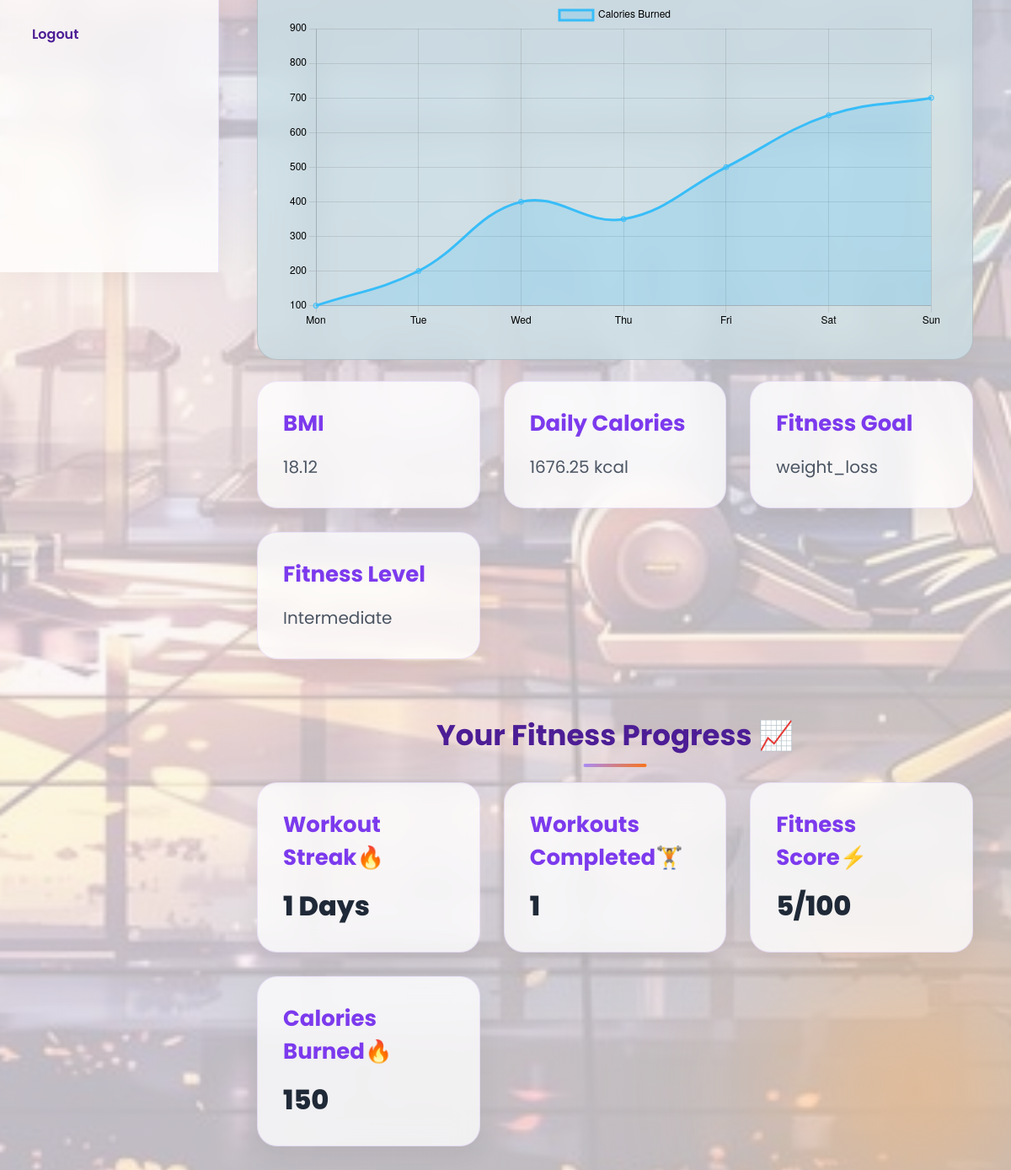
Page /dashboard (signed in, lower part) on the earlier database version.
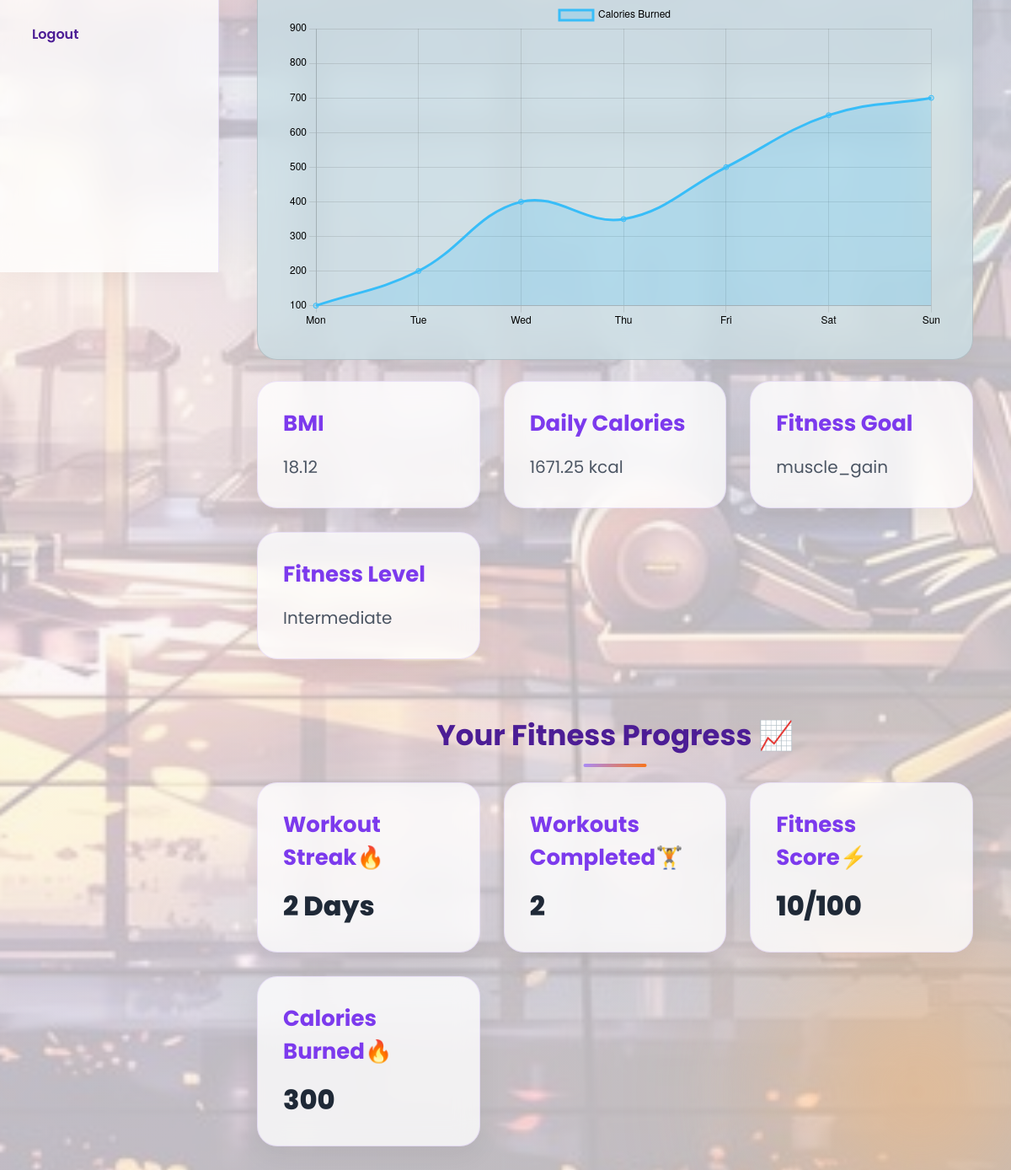
Same page on the later database version.
### models/user_model.py (models this page shows, shortened)
class User(db.Model):
    id = db.Column(db.Integer, primary_key=True)
    name = db.Column(db.String(100), nullable=False)
    age = db.Column(db.Integer, nullable=False)
    height = db.Column(db.Float, nullable=False)
    weight = db.Column(db.Float, nullable=False)
    goal = db.Column(db.String(100), nullable=False)
    level = db.Column(db.String(100), nullable=False)
    email = db.Column(db.String(100), unique=True, nullable=False)
    password = db.Column(db.String(100), nullable=False)
    profile_pic = db.Column(db.String(200), default=None)

### models/fitness_model.py (models this page shows)
class FitnessProgress(db.Model):
    id = db.Column(db.Integer, primary_key=True)
    user_id = db.Column(db.Integer, nullable=False)
    workouts_completed = db.Column(db.Integer, default=0)
    streak_days = db.Column(db.Integer, default=0)
    fitness_score = db.Column(db.Integer, default=50)
    calories_burned = db.Column(db.Integer, default=0)
    water_intake = db.Column(db.Float, default=0)
    sleep_hours = db.Column(db.Float, default=0)

### app.py (the view, shortened to what this page needs)
@app.route('/dashboard')
def dashboard():
    if 'user_id' not in session:
        return redirect(url_for('login'))
    user = User.query.get(session['user_id'])
    if not user:
        session.clear()
        return redirect(url_for('login'))
    progress = FitnessProgress.query.filter_by(user_id=user.id).first()
    bmi = calculate_bmi(user.weight, user.height)
    calories = calculate_calories(
        user.weight,
        user.height,
        user.age,
        user.goal
    )
    workout_plan = generate_workout(user.goal, user.level)
    diet_plan = generate_diet(user.goal)
    day = datetime.today().strftime("%A")
    today_diet = diet_plan.get(day)
    return render_template(
    'dashboard.html',
    user=user,
    bmi=bmi,
    calories=calories,
    workout_plan=workout_plan,
    diet_plan=diet_plan,
    today_diet=today_diet,
    day=day,
    progress=progress,
    active_page="dashboard"
)

### utils/bmi.py (called while the page is built)
def calculate_bmi(weight, height):
    height_in_meters = height / 100
    bmi = weight / (height_in_meters ** 2)
    return round(bmi, 2)

### utils/calorie.py (called while the page is built)
def calculate_calories(weight, height, age, goal):
    bmr = 10 * weight + 6.25 * height - 5 * age + 5
    if goal == "Weight Loss":
        calories = bmr - 300
    elif goal == "Muscle Gain":
        calories = bmr + 300
    else:
        calories = bmr
    return round(calories, 2)

### templates/dashboard.html (shortened to what this page needs)
<!DOCTYPE html>
<html lang="en">
<head>
    <link
    rel="stylesheet"
    href="{{ url_for('static', filename='css/dashboard.css') }}">
</head>
<body>
<div class="sidebar">
    <ul>
        <li>
            <a href="#"
            id="logoutBtn">
                Logout
            </a>
        </li>
    </ul>
</div>
<div class="main-content">
    <div class="analytics-section">
        <div class="chart-container">
            <canvas id="fitnessChart"></canvas>
        </div>
    </div>
    <div class="cards">
        <div class="card">
            <h2>BMI</h2>
            <p>{{ bmi }}</p>
        </div>
        <div class="card">
            <h2>Daily Calories</h2>
            <p>{{ calories }} kcal</p>
        </div>
        <div class="card">
            <h2>Fitness Goal</h2>
            <p>{{ user.goal }}</p>
        </div>
        <div class="card">
            <h2>Fitness Level</h2>
            <p>{{ user.level }}</p>
        </div>
    </div>
    <div class="progress-section">
        <h2>Your Fitness Progress 📈</h2>
        <div class="progress-cards">
            <div class="progress-card">
                <h3>Workout Streak🔥</h3>
                <p>{{ progress.streak_days }} Days</p>
            </div>
            <div class="progress-card">
                <h3>Workouts Completed🏋️</h3>
                <p>{{ progress.workouts_completed }}</p>
            </div>
            <div class="progress-card">
                <h3>Fitness Score⚡</h3>
                <p>{{ progress.fitness_score }}/100</p>
            </div>
            <div class="progress-card">
                <h3>Calories Burned🔥</h3>
                <p>{{ progress.calories_burned }}</p>
            </div>
        </div>
    </div>
</div>
<script>
const ctx =
document.getElementById('fitnessChart');
new Chart(ctx, {
    type: 'line',
    data: {
        labels: [
            'Mon',
            'Tue',
            'Wed',
            'Thu',
            'Fri',
            'Sat',
            'Sun'
        ],
        datasets: [{
            label: 'Calories Burned',
            data: [
                100,
                200,
                400,
                350,
                500,
                650,
                700,
                850
            ],
            borderColor: '#38bdf8',
            backgroundColor:
            'rgba(56,189,248,0.2)',
            tension: 0.4,
            fill: true
        }]
    },
    options: {
        responsive: true,
        plugins: {
            legend: {
                labels: {
                    color: 'black'
                }
            }
        },
        scales: {
            x: {
                ticks: {
                    color: 'black'
                }
            },
            y: {
                ticks: {
                    color: 'black'
                }
            }
        }
    }
});
</script>
</body>
</html>

Differences in the rows shown:
changed User "Intermediate": goal "weight_loss" → "muscle_gain"
changed FitnessProgress: streak_days "1" → "2"; workouts_completed "1" → "2"; fitness_score "5" → "10"; calories_burned "150" → "300"
Other differences:
{{ calories }}: "1676.25" → "1671.25"
